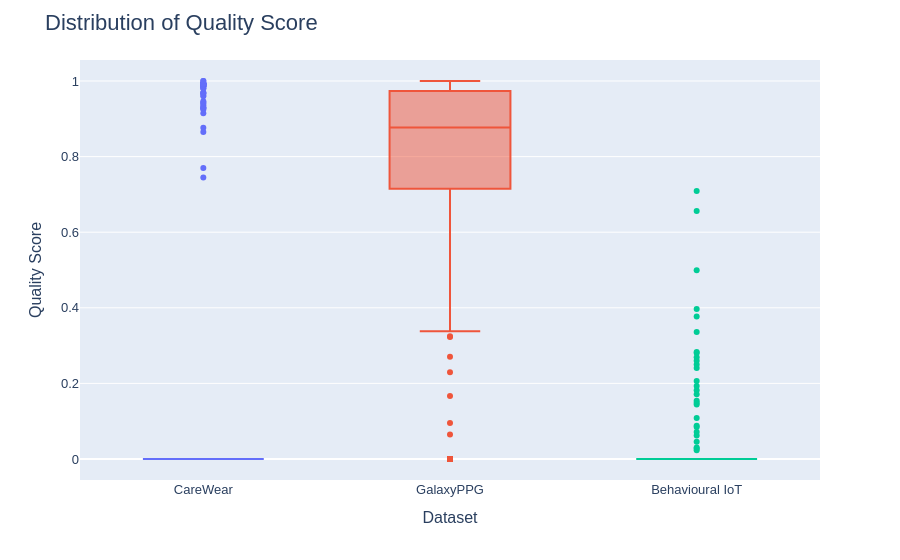

Write notebook code for a chart like this one.
### Code cell
import plotly.graph_objects as go

def boxplot_metric(metric):
    fig = px.box(
        df,
        x="Dataset",
        y=metric,
        color="Dataset",
        points="outliers",
    )

    fig.update_layout(
        title=f"Distribution of {metric}",
        title_font_size=TITLE_SIZE,
        font=dict(family=FONT_FAMILY),
        xaxis_title="Dataset",
        yaxis_title=metric,
        showlegend=False
    )

    fig.update_xaxes(title_font_size=AXIS_TITLE_SIZE, tickfont_size=TICK_SIZE)
    fig.update_yaxes(title_font_size=AXIS_TITLE_SIZE, tickfont_size=TICK_SIZE)

    fig.show()

# Try one:
boxplot_metric("Quality Score")

### Figure 1 — Plotly figure (JSON) as saved in the notebook; plotly's stock layout.template omitted (floating-point values rounded to 4 significant figures; data arrays with more than 128 entries replaced by an {"elided": "..."} marker saying what was removed)
{"data": [{"alignmentgroup": "True", "boxpoints": "outliers", "hovertemplate": "Dataset=%{x}<br>Quality Score=%{y}<extra></extra>", "legendgroup": "CareWear", "marker": {"color": "#636efa"}, "name": "CareWear", "notched": false, "offsetgroup": "CareWear", "orientation": "v", "showlegend": true, "type": "box", "x": {"elided": "233 str values"}, "x0": " ", "xaxis": "x", "y": {"elided": "233 float values"}, "y0": " ", "yaxis": "y"}, {"alignmentgroup": "True", "boxpoints": "outliers", "hovertemplate": "Dataset=%{x}<br>Quality Score=%{y}<extra></extra>", "legendgroup": "GalaxyPPG", "marker": {"color": "#EF553B"}, "name": "GalaxyPPG", "notched": false, "offsetgroup": "GalaxyPPG", "orientation": "v", "showlegend": true, "type": "box", "x": {"elided": "439 str values"}, "x0": " ", "xaxis": "x", "y": {"elided": "439 float values"}, "y0": " ", "yaxis": "y"}, {"alignmentgroup": "True", "boxpoints": "outliers", "hovertemplate": "Dataset=%{x}<br>Quality Score=%{y}<extra></extra>", "legendgroup": "Behavioural IoT", "marker": {"color": "#00cc96"}, "name": "Behavioural IoT", "notched": false, "offsetgroup": "Behavioural IoT", "orientation": "v", "showlegend": true, "type": "box", "x": {"elided": "129 str values"}, "x0": " ", "xaxis": "x", "y": {"elided": "129 float values"}, "y0": " ", "yaxis": "y"}], "layout": {"boxmode": "overlay", "font": {"family": "Arial"}, "legend": {"title": {"text": "Dataset"}, "tracegroupgap": 0}, "margin": {"t": 60}, "showlegend": false, "title": {"font": {"size": 22}, "text": "Distribution of Quality Score"}, "xaxis": {"anchor": "y", "categoryarray": ["CareWear", "GalaxyPPG", "Behavioural IoT"], "categoryorder": "array", "domain": [0, 1], "tickfont": {"size": 13}, "title": {"font": {"size": 16}, "text": "Dataset"}}, "yaxis": {"anchor": "x", "domain": [0, 1], "tickfont": {"size": 13}, "title": {"font": {"size": 16}, "text": "Quality Score"}}}}
